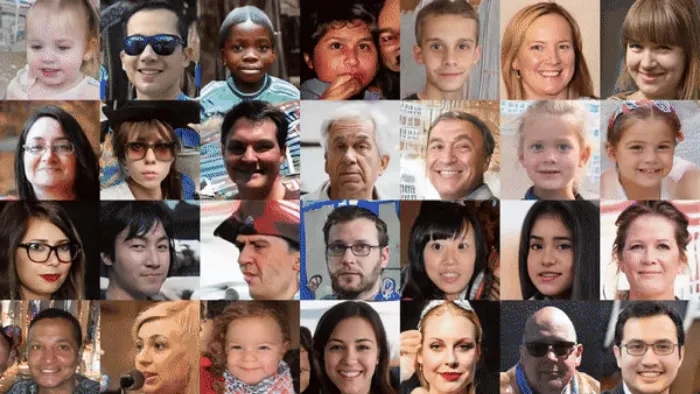
#> input picture test-resources/faces.png, 700 x 394 px, found by its file name
$ python 'chapter 9 - Face.py'
#> lines starting #> are read from the running program, lines starting #| are printed output that depends on the picture; after the words box and inside, x2 and y2 are one past the last pixel; in counts of white or black regions, pixels touching at a corner belong together
import cv2
from functions import stack

# Using "Viola & Jones" method
# And to that it's needed to use AI and train the model, but to save time, we're going to use downloaded AI (.xml files from OpenCV cascades)

img = cv2.imread("test-resources/faces.png")
#> img is the input picture: shape (394, 700, 3); mean B, G, R 101.6, 111.3, 136.1
imgGray = cv2.cvtColor(img, cv2.COLOR_BGR2GRAY)
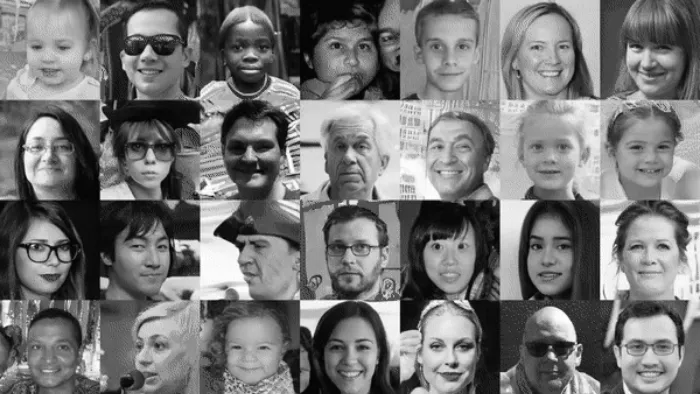
#> imgGray: shape (394, 700); min 0, max 255, mean 117.6

# Detecting Faces
faceAI = cv2.CascadeClassifier(f"{cv2.data.haarcascades}haarcascade_frontalface_default.xml") # model
faces = faceAI.detectMultiScale(imgGray, 1.1, 4) # (img, ...parameters that I don't know)
#> faces = 27 rows, first 6: [120, 129, 59, 59], [316, 220, 73, 73], [615, 220, 69, 69], [222, 24, 58, 58], [517, 22, 65, 65], [416, 120, 66, 66]

# Putting in the Image
for (x,y,w,h) in faces:
    cv2.rectangle(img, (x, y), (x + w, y + h), (0, 255, 0), 2) # Green rectangle in the faces
#> this loop made 27 passes
#> (x, y, w, h) on passes 1 to 12: (120, 129, 59, 59), (316, 220, 73, 73), (615, 220, 69, 69), (222, 24, 58, 58), (517, 22, 65, 65), (416, 120, 66, 66), (516, 220, 66, 66), (120, 223, 62, 62), (319, 322, 64, 64), (20, 324, 60, 60), (219, 323, 63, 63), (315, 22, 68, 68)
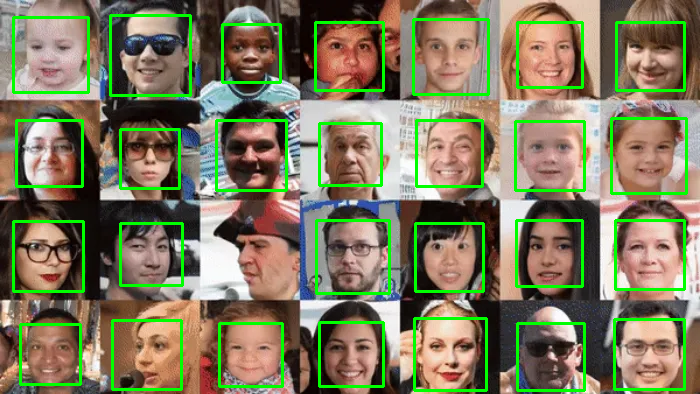
#> img: shape (394, 700, 3); 7.92% of pixels changed, all inside (x1, y1, x2, y2) = (12, 14, 688, 392)

#> (the run stopped early here; a loop or call above may not have finished)
